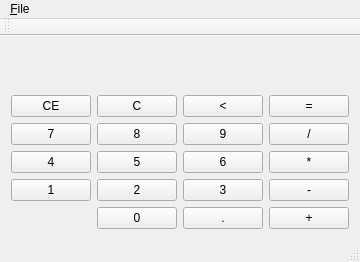
<?xml version="1.0" encoding="UTF-8"?>
<ui version="4.0">
 <class>Calculator</class>
 <widget class="QMainWindow" name="Calculator">
  <property name="geometry">
   <rect>
    <x>0</x>
    <y>0</y>
    <width>338</width>
    <height>262</height>
   </rect>
  </property>
  <property name="windowTitle">
   <string>Calculator</string>
  </property>
  <widget class="QWidget" name="centralWidget">
   <layout class="QGridLayout" name="gridLayout_2">
    <item row="5" column="3">
     <widget class="QPushButton" name="sub">
      <property name="text">
       <string>-</string>
      </property>
     </widget>
    </item>
    <item row="4" column="0">
     <widget class="QPushButton" name="n4">
      <property name="text">
       <string>4</string>
      </property>
     </widget>
    </item>
    <item row="4" column="2">
     <widget class="QPushButton" name="n6">
      <property name="text">
       <string>6</string>
      </property>
     </widget>
    </item>
    <item row="6" column="2">
     <widget class="QPushButton" name="dot">
      <property name="text">
       <string>.</string>
      </property>
     </widget>
    </item>
    <item row="3" column="1">
     <widget class="QPushButton" name="n8">
      <property name="text">
       <string>8</string>
      </property>
     </widget>
    </item>
    <item row="6" column="1">
     <widget class="QPushButton" name="n0">
      <property name="text">
       <string>0</string>
      </property>
     </widget>
    </item>
    <item row="0" column="0" colspan="4">
     <widget class="QLabel" name="display">
      <property name="text">
       <string/>
      </property>
      <property name="alignment">
       <set>Qt::AlignRight|Qt::AlignTrailing|Qt::AlignVCenter</set>
      </property>
     </widget>
    </item>
    <item row="4" column="1">
     <widget class="QPushButton" name="n5">
      <property name="text">
       <string>5</string>
      </property>
     </widget>
    </item>
    <item row="5" column="0">
     <widget class="QPushButton" name="n1">
      <property name="text">
       <string>1</string>
      </property>
     </widget>
    </item>
    <item row="5" column="2">
     <widget class="QPushButton" name="n3">
      <property name="text">
       <string>3</string>
      </property>
     </widget>
    </item>
    <item row="3" column="2">
     <widget class="QPushButton" name="n9">
      <property name="text">
       <string>9</string>
      </property>
     </widget>
    </item>
    <item row="2" column="3">
     <widget class="QPushButton" name="equals">
      <property name="text">
       <string>=</string>
      </property>
     </widget>
    </item>
    <item row="3" column="3">
     <widget class="QPushButton" name="div">
      <property name="text">
       <string>/</string>
      </property>
     </widget>
    </item>
    <item row="5" column="1">
     <widget class="QPushButton" name="n2">
      <property name="text">
       <string>2</string>
      </property>
     </widget>
    </item>
    <item row="6" column="3">
     <widget class="QPushButton" name="add">
      <property name="text">
       <string>+</string>
      </property>
     </widget>
    </item>
    <item row="4" column="3">
     <widget class="QPushButton" name="mul">
      <property name="text">
       <string>*</string>
      </property>
     </widget>
    </item>
    <item row="2" column="2">
     <widget class="QPushButton" name="del">
      <property name="text">
       <string>&lt;</string>
      </property>
     </widget>
    </item>
    <item row="2" column="1">
     <widget class="QPushButton" name="C">
      <property name="text">
       <string>C</string>
      </property>
     </widget>
    </item>
    <item row="2" column="0">
     <widget class="QPushButton" name="CE">
      <property name="text">
       <string>CE</string>
      </property>
     </widget>
    </item>
    <item row="3" column="0">
     <widget class="QPushButton" name="n7">
      <property name="text">
       <string>7</string>
      </property>
     </widget>
    </item>
   </layout>
  </widget>
  <widget class="QMenuBar" name="menuBar">
   <property name="geometry">
    <rect>
     <x>0</x>
     <y>0</y>
     <width>338</width>
     <height>21</height>
    </rect>
   </property>
   <widget class="QMenu" name="menu_File">
    <property name="title">
     <string>&amp;File</string>
    </property>
    <addaction name="action_Quit"/>
   </widget>
   <addaction name="menu_File"/>
  </widget>
  <widget class="QToolBar" name="mainToolBar">
   <attribute name="toolBarArea">
    <enum>TopToolBarArea</enum>
   </attribute>
   <attribute name="toolBarBreak">
    <bool>false</bool>
   </attribute>
  </widget>
  <widget class="QStatusBar" name="statusBar"/>
  <action name="action_Quit">
   <property name="text">
    <string>&amp;Quit</string>
   </property>
   <property name="shortcut">
    <string>Alt+Q</string>
   </property>
  </action>
 </widget>
 <layoutdefault spacing="6" margin="11"/>
 <resources/>
 <connections>
  <connection>
   <sender>n1</sender>
   <signal>clicked()</signal>
   <receiver>Calculator</receiver>
   <slot>on_number_clicked()</slot>
   <hints>
    <hint type="sourcelabel">
     <x>46</x>
     <y>196</y>
    </hint>
    <hint type="destinationlabel">
     <x>156</x>
     <y>824</y>
    </hint>
   </hints>
  </connection>
  <connection>
   <sender>n2</sender>
   <signal>clicked()</signal>
   <receiver>Calculator</receiver>
   <slot>on_number_clicked()</slot>
   <hints>
    <hint type="sourcelabel">
     <x>129</x>
     <y>198</y>
    </hint>
    <hint type="destinationlabel">
     <x>156</x>
     <y>774</y>
    </hint>
   </hints>
  </connection>
  <connection>
   <sender>n3</sender>
   <signal>clicked()</signal>
   <receiver>Calculator</receiver>
   <slot>on_number_clicked()</slot>
   <hints>
    <hint type="sourcelabel">
     <x>202</x>
     <y>186</y>
    </hint>
    <hint type="destinationlabel">
     <x>77</x>
     <y>218</y>
    </hint>
   </hints>
  </connection>
  <connection>
   <sender>n6</sender>
   <signal>clicked()</signal>
   <receiver>Calculator</receiver>
   <slot>on_number_clicked()</slot>
   <hints>
    <hint type="sourcelabel">
     <x>242</x>
     <y>161</y>
    </hint>
    <hint type="destinationlabel">
     <x>78</x>
     <y>209</y>
    </hint>
   </hints>
  </connection>
  <connection>
   <sender>n5</sender>
   <signal>clicked()</signal>
   <receiver>Calculator</receiver>
   <slot>on_number_clicked()</slot>
   <hints>
    <hint type="sourcelabel">
     <x>151</x>
     <y>164</y>
    </hint>
    <hint type="destinationlabel">
     <x>59</x>
     <y>232</y>
    </hint>
   </hints>
  </connection>
  <connection>
   <sender>n4</sender>
   <signal>clicked()</signal>
   <receiver>Calculator</receiver>
   <slot>on_number_clicked()</slot>
   <hints>
    <hint type="sourcelabel">
     <x>22</x>
     <y>163</y>
    </hint>
    <hint type="destinationlabel">
     <x>4</x>
     <y>173</y>
    </hint>
   </hints>
  </connection>
  <connection>
   <sender>n7</sender>
   <signal>clicked()</signal>
   <receiver>Calculator</receiver>
   <slot>on_number_clicked()</slot>
   <hints>
    <hint type="sourcelabel">
     <x>63</x>
     <y>133</y>
    </hint>
    <hint type="destinationlabel">
     <x>5</x>
     <y>128</y>
    </hint>
   </hints>
  </connection>
  <connection>
   <sender>n8</sender>
   <signal>clicked()</signal>
   <receiver>Calculator</receiver>
   <slot>on_number_clicked()</slot>
   <hints>
    <hint type="sourcelabel">
     <x>140</x>
     <y>144</y>
    </hint>
    <hint type="destinationlabel">
     <x>140</x>
     <y>147</y>
    </hint>
   </hints>
  </connection>
  <connection>
   <sender>n9</sender>
   <signal>clicked()</signal>
   <receiver>Calculator</receiver>
   <slot>on_number_clicked()</slot>
   <hints>
    <hint type="sourcelabel">
     <x>202</x>
     <y>127</y>
    </hint>
    <hint type="destinationlabel">
     <x>172</x>
     <y>122</y>
    </hint>
   </hints>
  </connection>
  <connection>
   <sender>n0</sender>
   <signal>clicked()</signal>
   <receiver>Calculator</receiver>
   <slot>on_number_clicked()</slot>
   <hints>
    <hint type="sourcelabel">
     <x>109</x>
     <y>219</y>
    </hint>
    <hint type="destinationlabel">
     <x>333</x>
     <y>228</y>
    </hint>
   </hints>
  </connection>
  <connection>
   <sender>CE</sender>
   <signal>clicked()</signal>
   <receiver>Calculator</receiver>
   <slot>on_CE_clicked()</slot>
   <hints>
    <hint type="sourcelabel">
     <x>45</x>
     <y>105</y>
    </hint>
    <hint type="destinationlabel">
     <x>2</x>
     <y>100</y>
    </hint>
   </hints>
  </connection>
 </connections>
 <slots>
  <slot>on_number_clicked()</slot>
  <slot>on_CE_clicked()</slot>
 </slots>
</ui>
